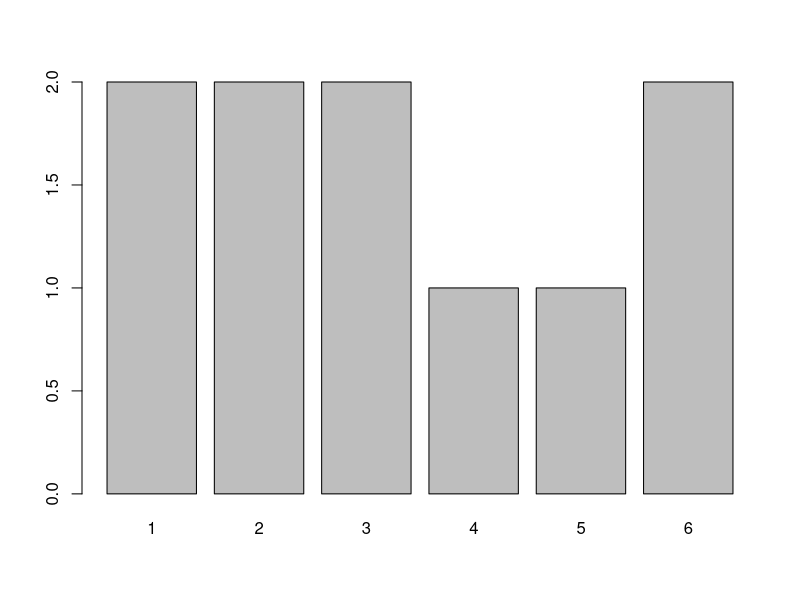
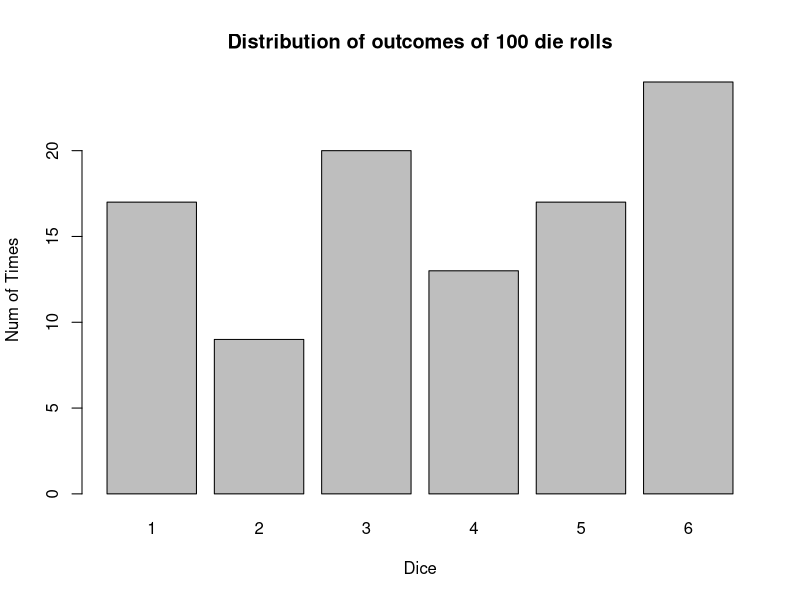
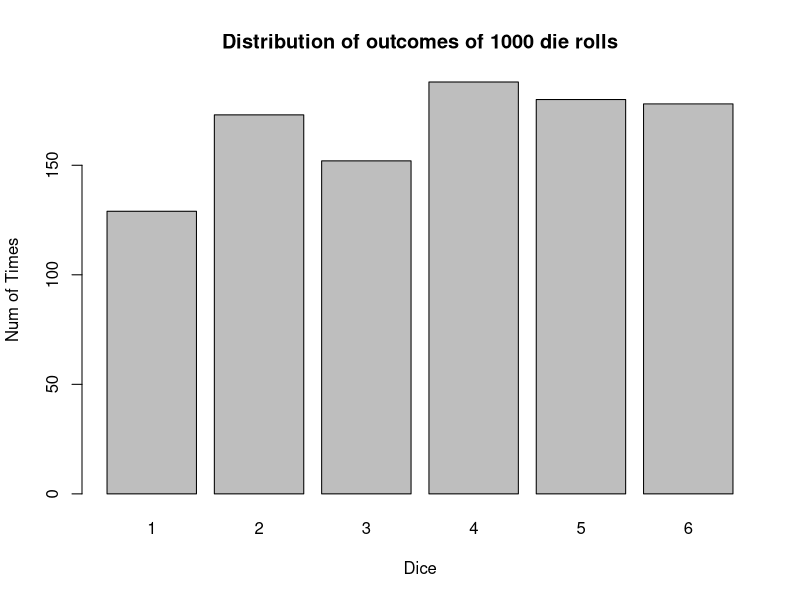
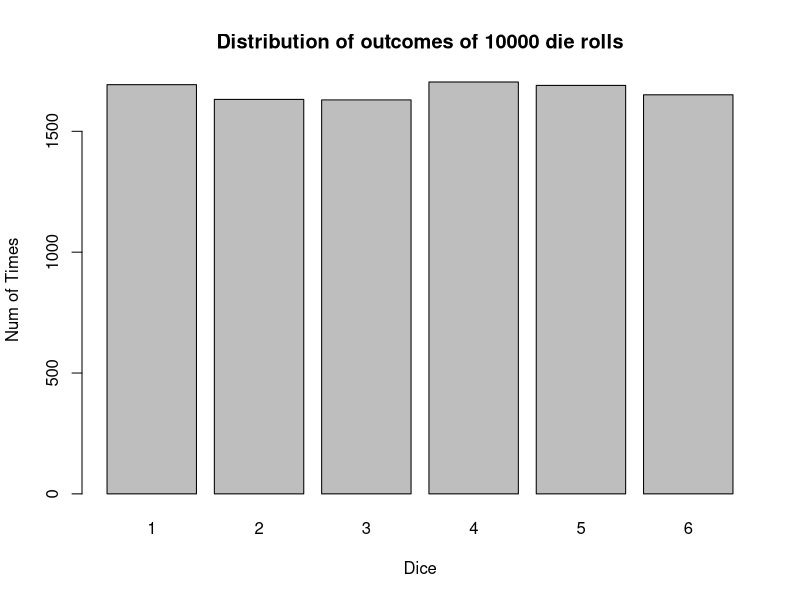
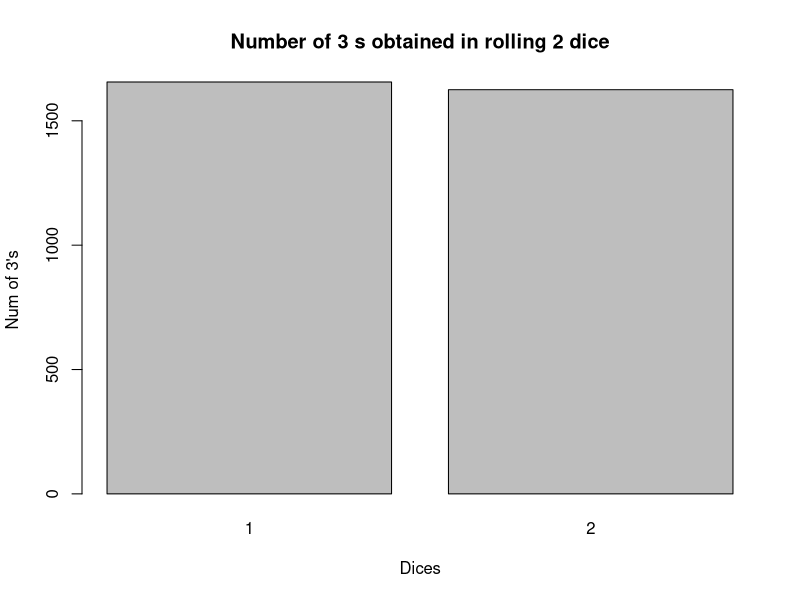
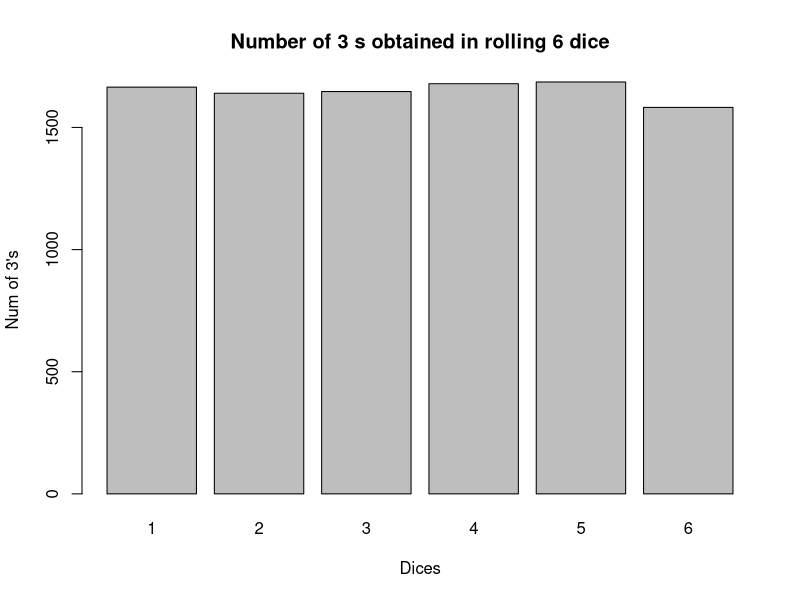
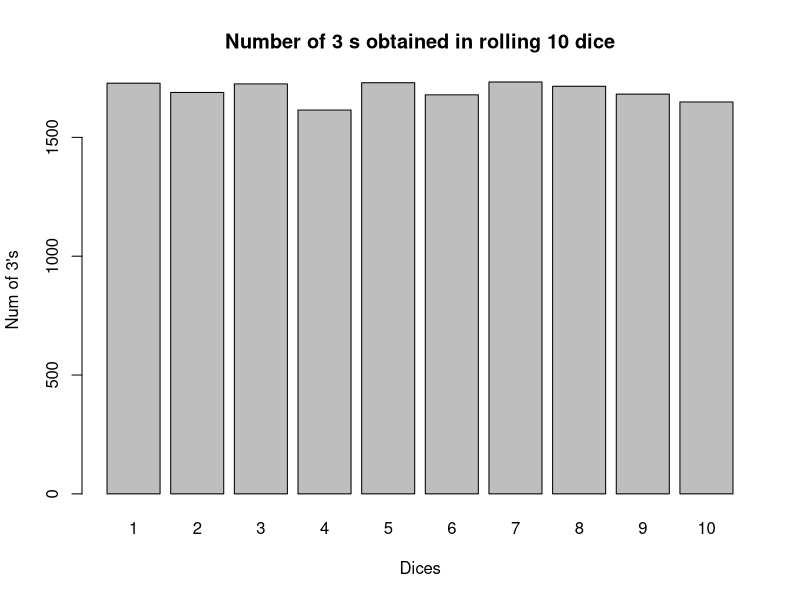
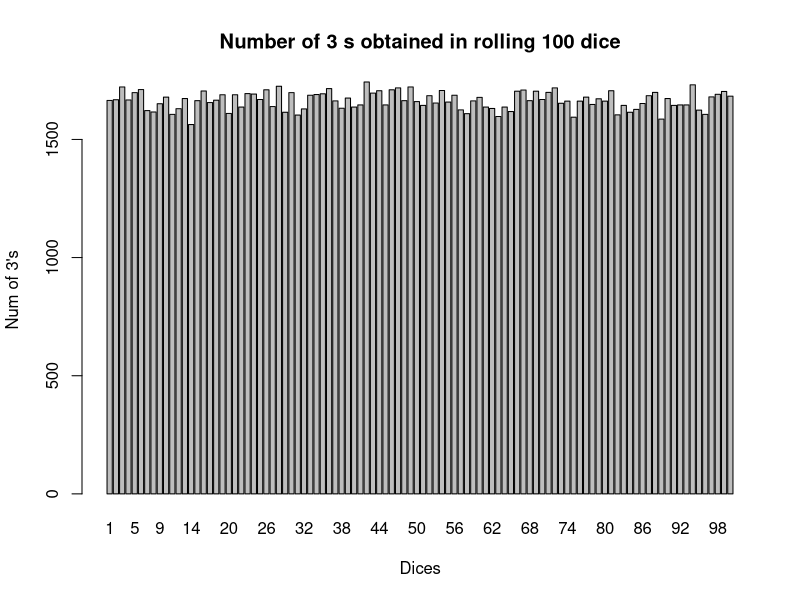

Generate these figures, in order, with R:
## ---- chunk 1
? sample
## ---- chunk 2
sample(1:2,1)
## ---- chunk 3
? replicate
## ---- chunk 4
replicate(10, sample(1:2,1))
## ---- chunk 5
# Enter your changed code here
replicate(10,sample(c("Heads","Tails"),1))
## ---- chunk 6
FlipOnce = function()
{  HeadOrTail=sample(c("Heads", "Tails"), 1)
   return(HeadOrTail)
}
## ---- chunk 7
FlipOnce()
## ---- chunk 8
CoinResults=function(n)
{coinList<-c(1:n)
  {for (i in 1:n)
  coinList[i]=FlipOnce()
}
return(coinList)}
## ---- chunk 9
CoinResults(10)
## ---- chunk 10
replicate(10,FlipOnce())
## ---- chunk 11
sample(c("Heads", "Tails"), 10, repl=T)
## ---- chunk 12
ProbHeads=function(n)
{coinList<-CoinResults(n)
  numHeads<-sum(coinList=="Heads")
return(numHeads/n)}
## ---- chunk 13
ProbHeads(100)
## ---- chunk 14
# Write your changed CoinResults here.
CoinResults=function (n){
  Outcome=sample(c("Heads","Tails"),n,repl=T)
  return(Outcome)
}
ProbHeads=function (n){
  coinList<-CoinResults(n)
  numHeads<-sum(coinList=="Heads")
  return(numHeads/n)
}

ProbHeads(100)
## ---- chunk 15
dieList<-c(3,6,3,1,2,6,4,2,1,5)
dieTable<-table(dieList)
dieTable
## ---- chunk 16
barplot(dieTable)
## ---- chunk 17
# Create RollDie(100) here
  RollDie=function (n)
  sample(1:6,n,rep=T)
  n=100
  Output=RollDie(n)
  dieList<-Output
  dieTable<-table(dieList)
  
  barplot(dieTable, main=paste("Distribution of outcomes of", n, "die rolls", sep=" "), xlab="Dice", ylab="Num of Times")
  
  # Create RollDie(1000) here
  RollDie=function (n)
  sample(1:6,n,rep=T)
  n=1000
  Output=RollDie(n)
  dieList<-Output
  dieTable<-table(dieList)
  
  barplot(dieTable, main=paste("Distribution of outcomes of", n, "die rolls", sep=" "), xlab="Dice", ylab="Num of Times")
  
  # Create RollDie(10000) here
  RollDie=function (n)
  sample(1:6,n,rep=T)
  n=10000
  Output=RollDie(n)
  dieList<-Output
  dieTable<-table(dieList)
  
  barplot(dieTable, main=paste("Distribution of outcomes of", n, "die rolls", sep=" "), xlab="Dice", ylab="Num of Times")
	
## ---- chunk 18
# Create RollSomeDice(n,m) here
RollSomeDice=function(n,m)
{
  index<- c(1:m)
  num<-c(1:m)
    for(i in 1:m){
      index[i]=i
      num[i]=sum(sample(1:6,n,repl=T)==3)
    }
  
  newPlot<-barplot(num,main=paste("Number of 3 s obtained in rolling", m,"dice",sep=" "),xlab="Dices",ylab="Num of 3's", names.arg=index)
}
## ---- chunk 19
RollSomeDice(n=10000,m=2)
## ---- chunk 20
RollSomeDice(n=10000,m=6)
## ---- chunk 21
RollSomeDice(n=10000,m=10)
## ---- chunk 22
RollSomeDice(n=10000,m=100)
## ---- chunk 23
# Create DrawCardsWithoutReplacement( n, m )
DrawCardsWithoutReplacement=function( n, m )
{
  index<-c(1:m)
  Outcome<-c(1:m)
      for(i in 1:m){
        index[i]=i
        Outcome[i]=sum(sample(c("Red","Black"), n,repl=T)=="Red")
        }
  
  newPlot<-barplot(Outcome,main=paste("Number of reds  in drawing",m,"cards",sep=" "),xlab="Num of Cards",ylab="Num of Reds",names.arg =index)
  return(newPlot)
  
}

DrawCardsWithoutReplacement(n=1000,m=1)
DrawCardsWithoutReplacement(n=1000,m=5)
DrawCardsWithoutReplacement(n=1000,m=10)
DrawCardsWithoutReplacement(n=1000,m=30)
DrawCardsWithoutReplacement(n=1000,m=50)

